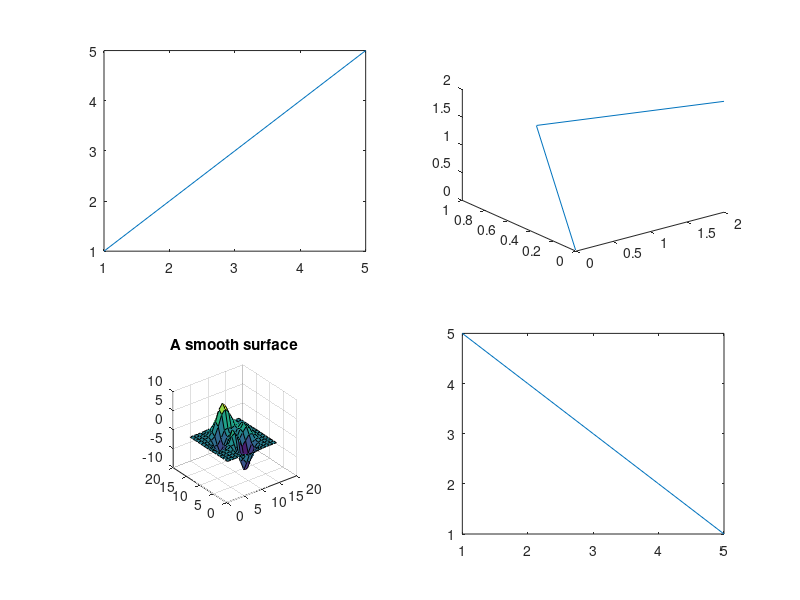

Recreate this plot in MATLAB. (Note: this script raises an error after producing the figure.)
%=============================================================================
% Copyright (c) 2026-present Allan CORNET (Nelson)
%=============================================================================
% This file is part of Nelson.
%=============================================================================
% LICENCE_BLOCK_BEGIN
% SPDX-License-Identifier: LGPL-3.0-or-later
% LICENCE_BLOCK_END
%=============================================================================
% <--ADV-CLI MODE-->
f = figure('Visible', 'off', 'Position', [100 100 800 600]);
a1 = subplot(2, 2, 1, 'Parent', f);
plot(a1, 1:5);
a2 = subplot(2, 2, 2, 'Parent', f);
plot3(a2, [0 1 2], [0 1 0], [0 1 2]);
a3 = subplot(2, 2, 3, 'Parent', f);
surf(a3, peaks(15));
title(a3, 'A smooth surface');
a4 = subplot(2, 2, 4, 'Parent', f);
plot(a4, 5:-1:1);
camva(a3, 15);
drawnow();
fh = __web_graphics_handle__(f, 'number');
ah = __web_graphics_handle__(a3, 'number');
otherViews = [a1.View; a2.View; a4.View];
otherPositions = [a1.CameraPosition; a2.CameraPosition; a4.CameraPosition];

% Pan only the surface, then rotate it without resetting its translated target.
__web_figure_action__(fh, jsonencode(struct('action', 'pan', 'axesHandle', ah, ...
  'dxFrac', 0.12, 'dyFrac', -0.08)));
asserts.isequal(a3.CameraPositionMode, 'manual');
asserts.isequal(a3.CameraTargetMode, 'manual');
p0 = a3.CameraPosition; target = a3.CameraTarget;
aspect = a3.DataAspectRatio;
radius = norm((p0 - target) ./ aspect);
angle = a3.CameraViewAngle;
oldView = a3.View;
jsondecode(__web_display_list__(f, a3, oldView(1) + 30, oldView(2) + 10, true));
asserts.istrue(norm(a3.CameraPosition - p0) > 1e-6);
asserts.isequal(a3.CameraTarget, target);
asserts.isequal(a3.CameraPositionMode, 'manual');
asserts.isequal(a3.CameraTargetMode, 'manual');
asserts.isapprox(norm((a3.CameraPosition - target) ./ aspect), radius, 1e-8);
asserts.isapprox(a3.CameraViewAngle, angle, 1e-8);
asserts.isequal(a3.View, oldView + [30 10]);
az = (oldView(1) + 30) * pi / 180;
el = (oldView(2) + 10) * pi / 180;
expected = target + radius * [cos(el)*sin(az), -cos(el)*cos(az), sin(el)] .* aspect;
asserts.isapprox(a3.CameraPosition, expected, 1e-8);
asserts.isequal([a1.View; a2.View; a4.View], otherViews);
asserts.isequal([a1.CameraPosition; a2.CameraPosition; a4.CameraPosition], otherPositions);

% Repeating the final pointer frame must not rotate twice.
p1 = a3.CameraPosition;
jsondecode(__web_display_list__(f, a3, oldView(1) + 30, oldView(2) + 10, false));
asserts.isapprox(a3.CameraPosition, p1, 1e-8);

% Inspector view edits use the same orbit behavior for a manual camera.
__web_figure_action__(fh, jsonencode(struct('action', 'view', 'axesHandle', ah, ...
  'azimuth', oldView(1) - 15, 'elevation', oldView(2) - 5)));
asserts.istrue(norm(a3.CameraPosition - p1) > 1e-6);
asserts.isequal(a3.CameraTarget, target);
asserts.isapprox(norm((a3.CameraPosition - target) ./ aspect), radius, 1e-8);

% A manual up vector and unequal data units stay consistent through an orbit.
set(a3, 'DataAspectRatio', [1 2 3], 'XDir', 'reverse', ...
  'CameraPosition', target + [10 -20 30], 'CameraUpVector', [0 0 1]);
drawnow();
up0 = a3.CameraUpVector;
radius = norm((a3.CameraPosition - target) ./ a3.DataAspectRatio);
jsondecode(__web_display_list__(f, a3, oldView(1) + 45, oldView(2) + 20, false));
asserts.isequal(a3.CameraTarget, target);
asserts.isequal(a3.CameraUpVectorMode, 'manual');
asserts.istrue(norm(a3.CameraUpVector - up0) > 1e-6);
asserts.isapprox(norm((a3.CameraPosition - target) ./ a3.DataAspectRatio), radius, 1e-8);
asserts.istrue(contains(__web_display_list__(f), 'A smooth surface'));
close(f);
